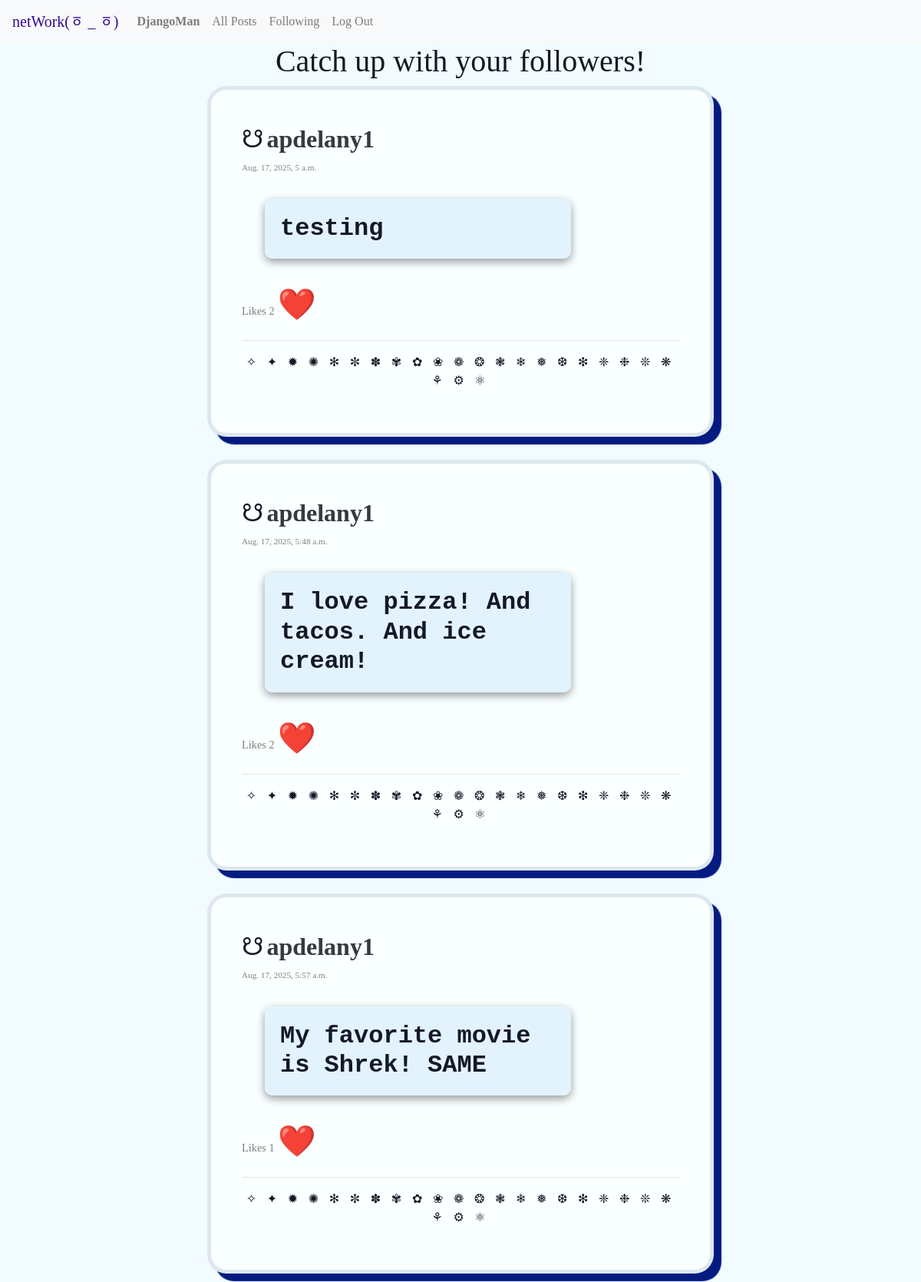
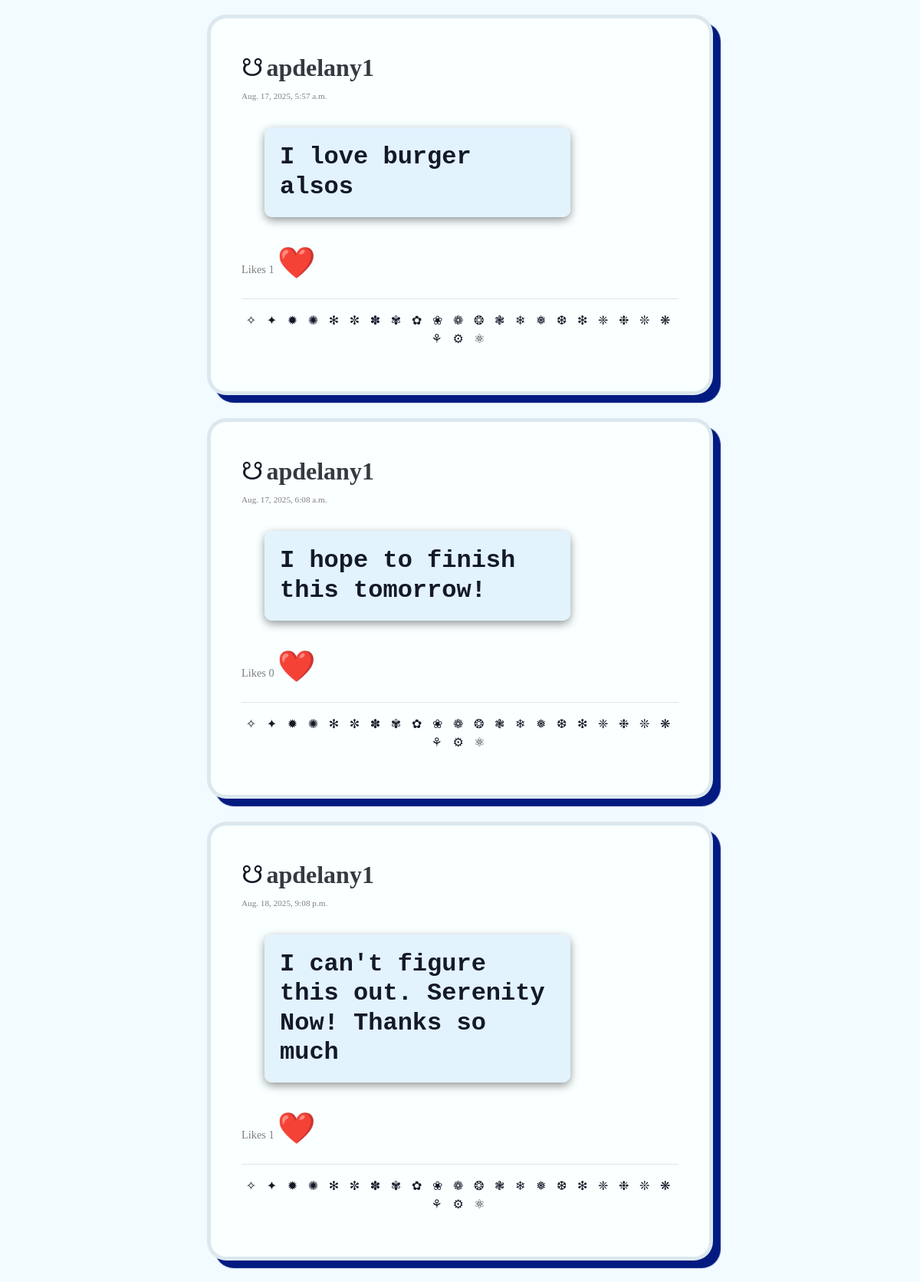
The page /following (signed in, upper part) on the database its author committed (2 pictures, top to bottom).
### network/models.py (models this page shows, shortened)
class User(AbstractUser):
    pass

class Posts(models.Model):
    owner = models.ForeignKey(User, on_delete=models.CASCADE, related_name="posts")
    text = models.TextField(max_length=200)
    created = models.DateTimeField(auto_now_add=True)
    likeCount = models.IntegerField(default=0)

### network/views.py (the view)
# urls.py: path("following", views.following, name="following"),
def following(request):
    following = Follower.objects.filter(follower=request.user).values_list('followee')
    posts = Posts.objects.filter(owner__id__in=following)
    paginator = Paginator(posts, 10)
    page_number = request.GET.get("page")
    page_obj = paginator.get_page(page_number)
    return render(request, "network/following.html", {
        "page_obj" : page_obj,
        "currentUser" : request.user.username,
    })

### network/templates/network/following.html (shortened to what this page needs)
{% extends "network/layout.html" %}
{% load static %}
{% block body %}
<div class="container-xxl" id="container">
    <h1 style="text-align:center">Catch up with your followers!</h1>
    <section id="allPosts">
        {% for post in page_obj %}
        <div class="post">
            <span style="font-size:2rem">☋</span>
            <a href="{% url 'userProfile' post.owner.username %}" class="font-weight-bold text-dark h2">
                {{post.owner.username}} <br>
            </a>
            <span class="text-right" style="font-size: 0.7rem; color:gray;">
                {{ post.created }}
            </span>
            <p class="h1"> {{post.text}} </p>
            <span>
                <span style="font-size:0.9rem;color:grey;">Likes <span>{{ post.likeCount }}</span></span>
                {% if user.is_authenticated %}
                    <a href="{% url 'like' post.id %}" class="clickLike {{post.id}}" id="{{ forloop.counter0 }}">
                        ❤️
                    </a>
                {% else %}
                    <a href="{% url 'login' %}">
                        ❤️
                    </a>
                {% endif %}
                <hr>
                <div class="emoji">
                    <p style="letter-spacing:.3em">✧ ✦ ✹ ✺ ✻ ✼ ✽ ✾ ✿ ❀ ❁ ❂ ❃ ❄ ❅ ❆ ❇ ❈ ❉ ❊ ❋ ⚘ ⚙ ⚛</p>
                </div>
        </div>
        {% endfor %}
    </section>
</div>
{% endblock %}

### network/templates/network/layout.html (shortened to what this page needs)
{% load static %}
<!DOCTYPE html>
<html lang="en">
    <head>
        <link rel="stylesheet" href="https://stackpath.bootstrapcdn.com/bootstrap/4.4.1/css/bootstrap.min.css">
        <link href="{% static 'network/styles.css' %}" rel="stylesheet">
    </head>
    <body>
        <nav class="navbar navbar-expand-lg navbar-light bg-light">
            <a class="navbar-brand" href="{% url 'index' %}" style="color:rgb(52, 11, 148);">netWork(ㆆ _ ㆆ)</a>
            <div>
              <ul class="navbar-nav mr-auto">
                {% if user.is_authenticated %}
                    <li class="nav-item">
                        <a class="nav-link profile userProfile" href="{% url 'userProfile' user.username %}"><strong>{{ user.username }}</strong></a>
                    </li>
                {% endif %}
                <li class="nav-item">
                  <a class="nav-link" href="{% url 'index' %}" id="all-posts">All Posts</a>
                </li>
                {% if user.is_authenticated %}
                    <li class="nav-item">
                        <a class="nav-link following" id="following" href="{% url 'following' %}">Following</a>
                    </li>
                    <li class="nav-item">
                        <a class="nav-link" href="{% url 'logout' %}">Log Out</a>
                    </li>
                {% endif %}
              </ul>
            </div>
          </nav>
        <div class="body">
            {% block body %}
            {% endblock %}
        </div>
    </body>
</html>

### network/static/network/styles.css (style rules this page uses)
body { font-family: Georgia, 'Times New Roman', Times, serif; background: #e7f8ff85; color: rgb(20, 25, 39); }
.post { margin: 0 auto; padding: 40px; width: 55%; text-align: left; border-radius: 25px; flex-direction: column; justify-content: space-around; border: 5px solid rgba(148, 178, 197, 0.301); box-shadow: 10px 10px 1px rgb(3, 26, 129); margin-bottom: 30px; background: rgb(250, 255, 255); }
.post .h1 { font-size: 2rem; background-color: rgba(224, 242, 254, 0.925); font-weight: bold; padding: 20px; border-radius: 10px; box-shadow: 0 4px 12px rgba(0, 0, 0, 0.411); margin: 30px; font-family: 'Courier New', Courier, monospace; width: 70%; }
.clickLike { color: #333; text-decoration: none; font-size: 40px; }
.emoji { text-align: center; }

### rows shown on the page
User: username "DjangoMan"
Posts: owner.username "apdelany1", created "Aug. 17, 2025, 5 a.m.", text "testing", likeCount "2"
Posts: owner.username "apdelany1", created "Aug. 17, 2025, 5:48 a.m.", text "I love pizza! And tacos. And ice cream!", likeCount "2"
Posts: owner.username "apdelany1", created "Aug. 17, 2025, 5:57 a.m.", text "My favorite movie is Shrek! SAME", likeCount "1"
Posts: owner.username "apdelany1", created "Aug. 17, 2025, 5:57 a.m.", text "I love burger alsos", likeCount "1"
Posts: owner.username "apdelany1", created "Aug. 17, 2025, 6:08 a.m.", text "I hope to finish this tomorrow!", likeCount "0"
Posts: owner.username "apdelany1", created "Aug. 18, 2025, 9:08 p.m.", text "I can't figure this out. Serenity Now! Thanks so much", likeCount "1"
